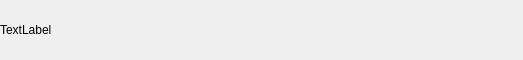
<?xml version="1.0" encoding="UTF-8"?>
<ui version="4.0">
 <class>FriendLabel</class>
 <widget class="QWidget" name="FriendLabel">
  <property name="geometry">
   <rect>
    <x>0</x>
    <y>0</y>
    <width>523</width>
    <height>60</height>
   </rect>
  </property>
  <property name="minimumSize">
   <size>
    <width>0</width>
    <height>60</height>
   </size>
  </property>
  <property name="maximumSize">
   <size>
    <width>16777215</width>
    <height>60</height>
   </size>
  </property>
  <property name="windowTitle">
   <string>Form</string>
  </property>
  <layout class="QHBoxLayout" name="horizontalLayout">
   <property name="spacing">
    <number>0</number>
   </property>
   <property name="leftMargin">
    <number>0</number>
   </property>
   <property name="topMargin">
    <number>0</number>
   </property>
   <property name="rightMargin">
    <number>0</number>
   </property>
   <property name="bottomMargin">
    <number>0</number>
   </property>
   <item>
    <widget class="QLabel" name="tip_lb">
     <property name="text">
      <string>TextLabel</string>
     </property>
    </widget>
   </item>
   <item>
    <widget class="QWidget" name="close_wid" native="true">
     <property name="minimumSize">
      <size>
       <width>50</width>
       <height>50</height>
      </size>
     </property>
     <property name="maximumSize">
      <size>
       <width>50</width>
       <height>50</height>
      </size>
     </property>
     <layout class="QHBoxLayout" name="horizontalLayout_2">
      <property name="spacing">
       <number>0</number>
      </property>
      <property name="leftMargin">
       <number>0</number>
      </property>
      <property name="topMargin">
       <number>0</number>
      </property>
      <property name="rightMargin">
       <number>0</number>
      </property>
      <property name="bottomMargin">
       <number>0</number>
      </property>
      <item>
       <widget class="ClickedLabel" name="close_lb">
        <property name="minimumSize">
         <size>
          <width>40</width>
          <height>40</height>
         </size>
        </property>
        <property name="maximumSize">
         <size>
          <width>40</width>
          <height>40</height>
         </size>
        </property>
        <property name="text">
         <string/>
        </property>
       </widget>
      </item>
     </layout>
    </widget>
   </item>
  </layout>
 </widget>
 <customwidgets>
  <customwidget>
   <class>ClickedLabel</class>
   <extends>QLabel</extends>
   <header>clickedlabel.h</header>
  </customwidget>
 </customwidgets>
 <resources/>
 <connections/>
</ui>
